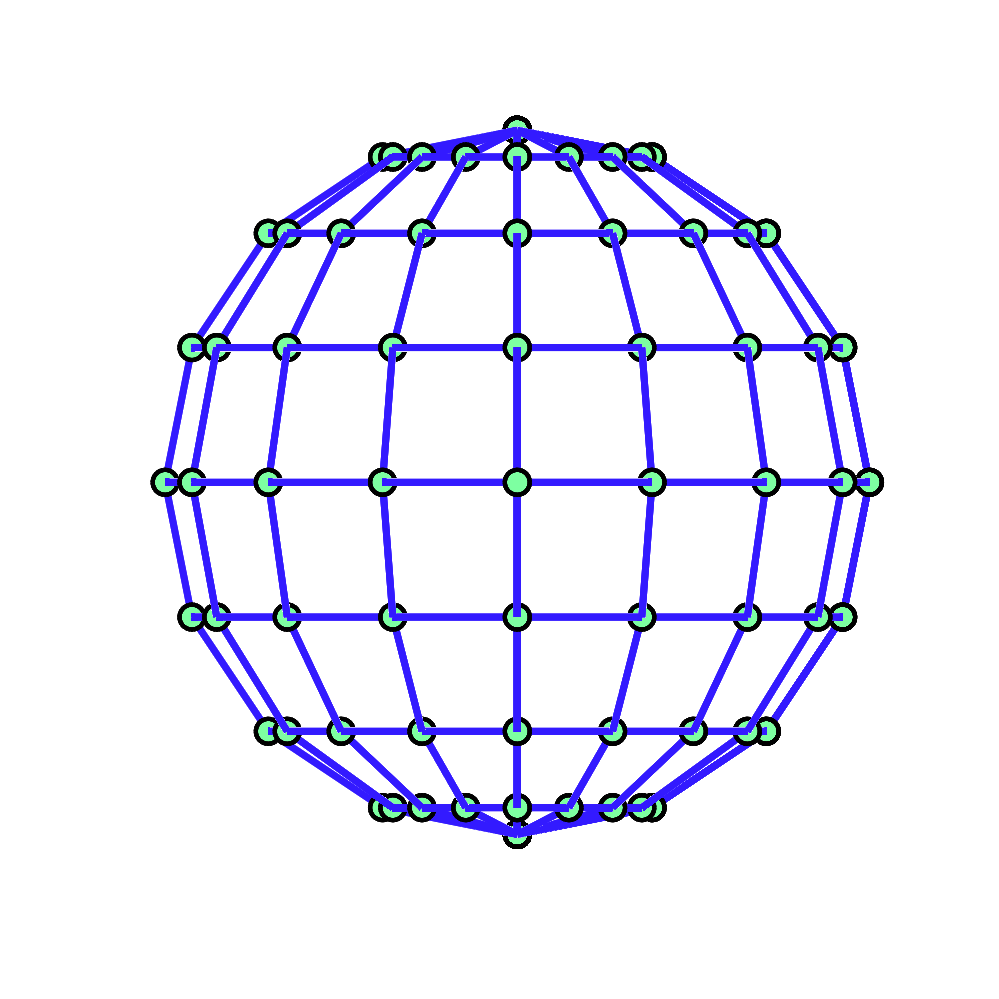
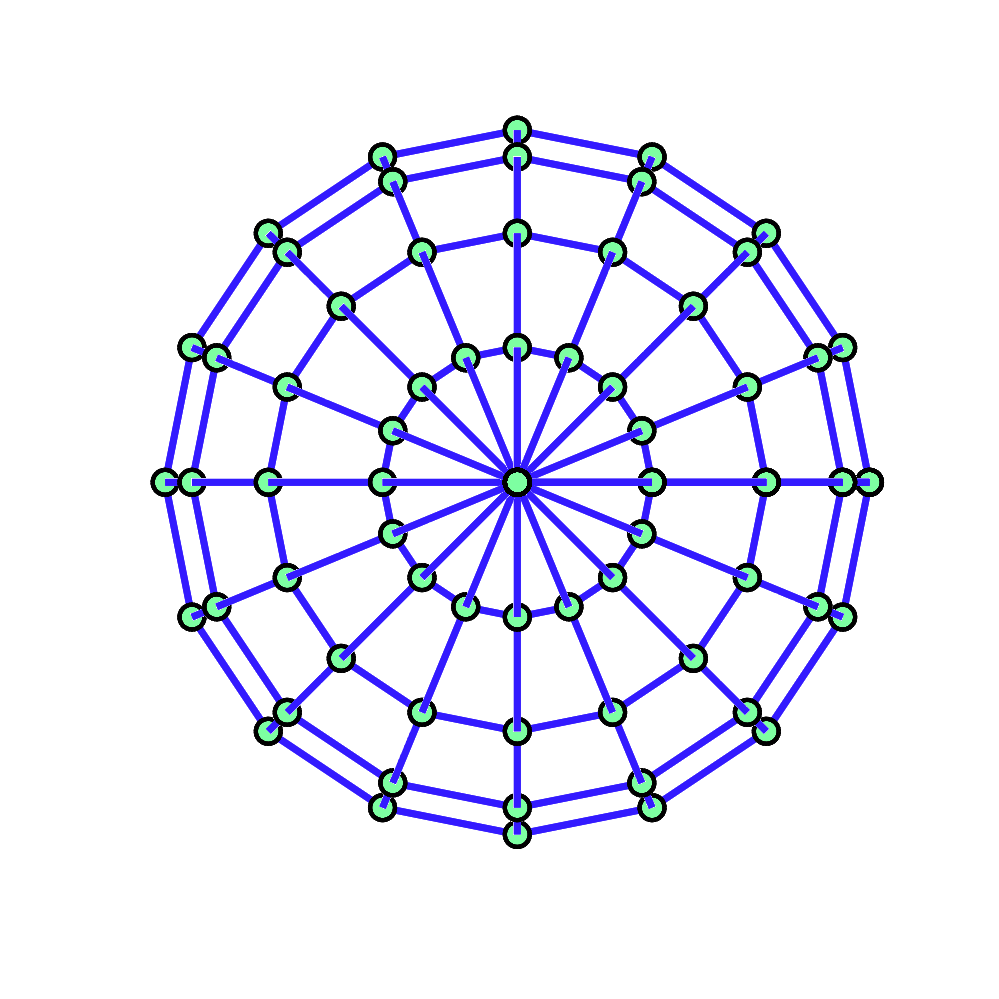
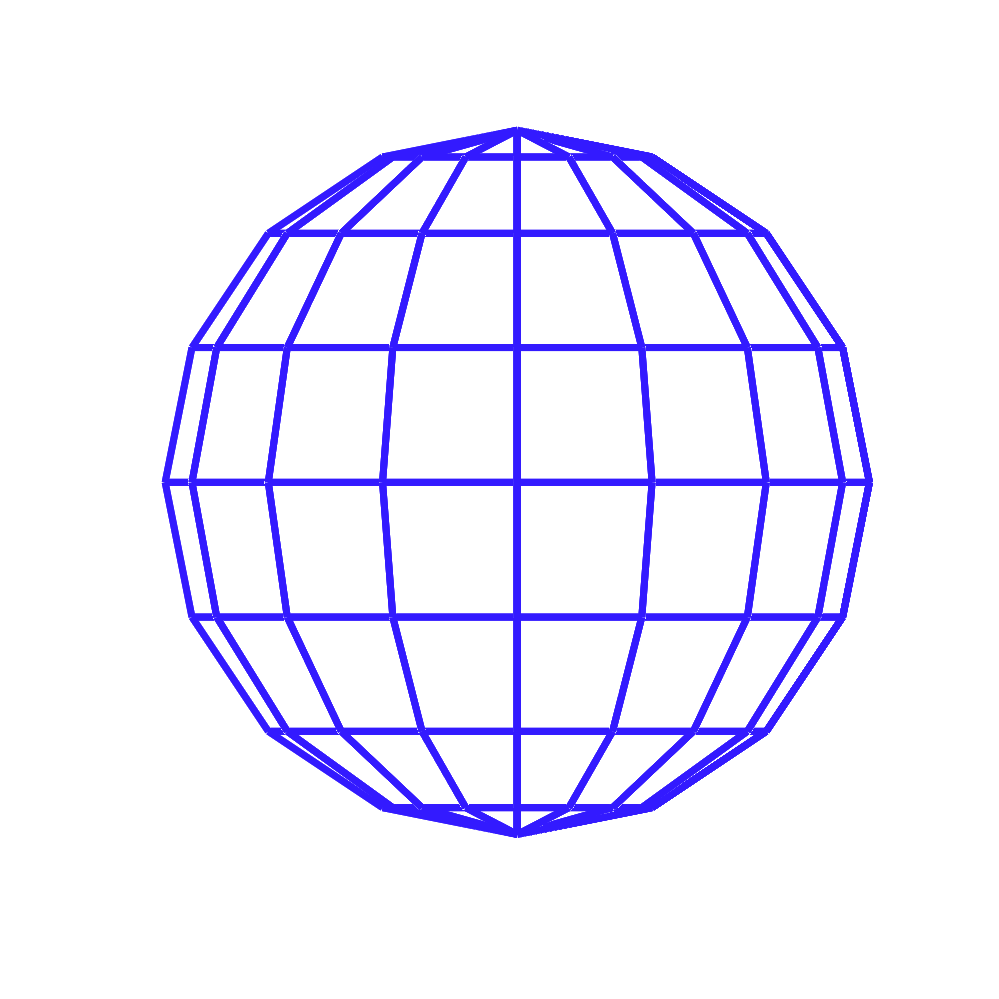
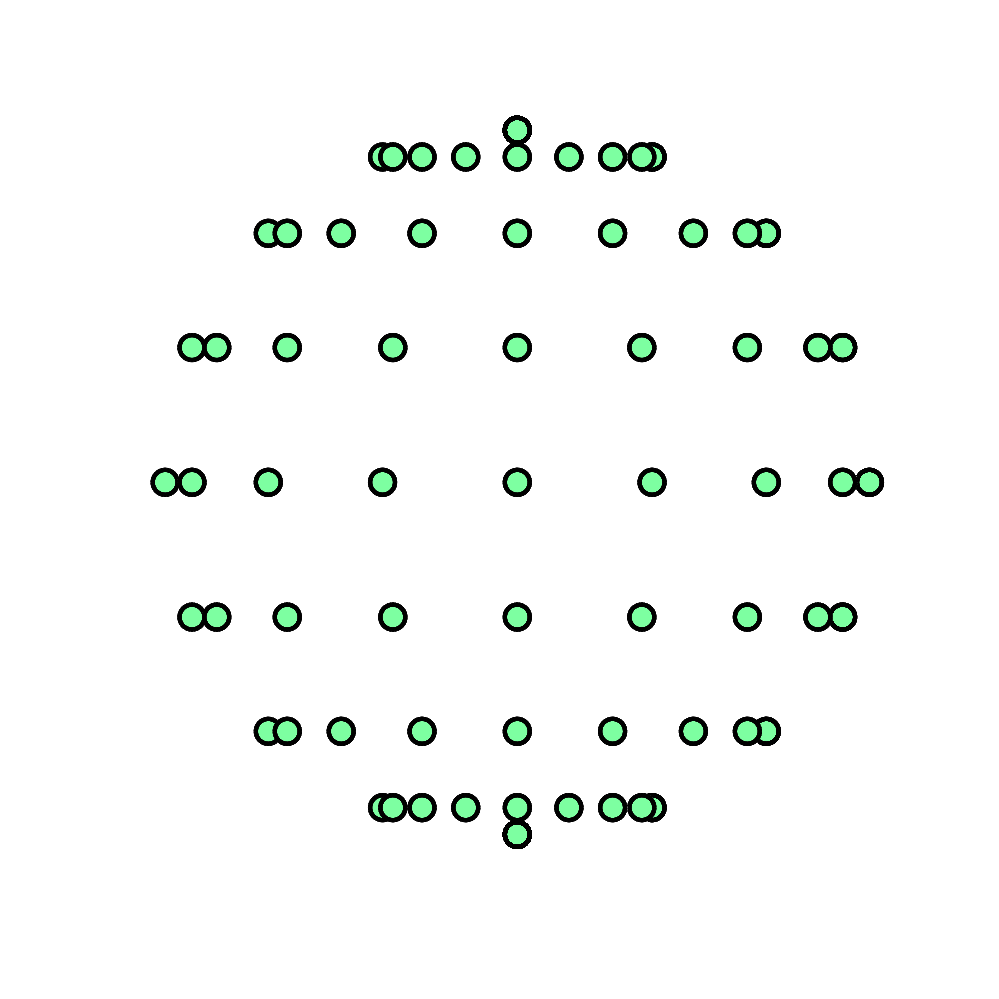

Write the MATLAB code that produced these figures, in order.
function plot_sphere

markerSize = 18
markerEdgeWidth = 3
markerEdgeColor = [0 0 0]
markerFaceColor = [.49 1 .63]
lineWidth = 5
lineColor = [0.2 0.1 1]

% A sphere with center at the origin may also be specified in spherical coordinates by

% x = rho * cos(theta) * sin(phi)
% y = rho * sin(theta) * sin(phi)
% z = rho * cos(phi)
			
% where theta is an azimuthal coordinate running from 0 to 2 pi (longitude)
% phi is a polar coordinate running from 0 to pi (colatitude)
% and rho is the radius

delta = pi() / 8
count = 0
rho = 1
for hemisphere = 0: 1
    for theta = 0: delta: 2 * pi()
        for phi = 0: delta: pi()
            count = count + 1;
            x(count) = rho * cos(theta) * sin(phi);
            y(count) = rho * sin(theta) * sin(phi);
            if hemisphere == 0
                z(count) = rho * cos(phi);
            else
                z(count) = -1 * rho * cos(phi);
            end
        end
    end
end


for hemisphere = 0: 1
    for phi = 0: delta: pi()
        for theta = 0: delta: 2 * pi()
            count = count + 1;
            x(count) = rho * cos(theta) * sin(phi);
            y(count) = rho * sin(theta) * sin(phi);
            if hemisphere == 0
                z(count) = rho * cos(phi);
            else
                z(count) = -1 * rho * cos(phi);
            end
        end
    end
end

% print out unique values
xp = []
yp = []
zp = []
e = 0.000001
for i = 1: length(z)
    printed = 0;
    for j = 1: length(zp)
        if (abs(xp(j)-x(i))<e && abs(yp(j)-y(i))<e && abs(zp(j)-z(i))<e)
            printed = 1;
            break;
        end
    end
    if (printed == 0)
        disp(sprintf('%.17f %.17f %.17f', x(i), y(i), z(i)))
        xp(end+1) = x(i);
        yp(end+1) = y(i);
        zp(end+1) = z(i);
    end
end
    

figure(1)
clf('reset');
set(gcf, 'Color', 'w');
set(gcf, 'Position', [10, 10, 1000, 1000]);

handles = plot3(x, y, z, '-', x, y, z, 'o')
axis equal
axis([-1.1 1.1 -1.1 1.1 -1.1 1.1])
axis off

set(handles(1), 'LineWidth', lineWidth, 'Color', lineColor)
set(handles(2), 'LineWidth', markerEdgeWidth, 'MarkerEdgeColor', markerEdgeColor, 'MarkerFaceColor', markerFaceColor, 'MarkerSize', markerSize)

view([0, -10, 0])

save2pdf('SideView.pdf',gcf,300)

figure(2)
clf('reset');
set(gcf, 'Color', 'w');
set(gcf, 'Position', [10, 10, 1000, 1000]);

handles = plot3(x, y, z, '-b', x, y, z, 'o')
axis equal
axis([-1.1 1.1 -1.1 1.1 -1.1 1.1])
axis off

set(handles(1), 'LineWidth', lineWidth, 'Color', lineColor)
set(handles(2), 'LineWidth', markerEdgeWidth, 'MarkerEdgeColor', markerEdgeColor, 'MarkerFaceColor', markerFaceColor, 'MarkerSize', markerSize)

view([0, 0, 10])

save2pdf('TopView.pdf',gcf,300)

figure(3)
clf('reset');
set(gcf, 'Color', 'w');
set(gcf, 'Position', [10, 10, 1000, 1000]);

handles = plot3(x, y, z, '-b')
axis equal
axis([-1.1 1.1 -1.1 1.1 -1.1 1.1])
axis off

set(handles(1), 'LineWidth', lineWidth, 'Color', lineColor)

view([0, -10, 0])

save2pdf('SideViewLines.pdf',gcf,300)

figure(4)
clf('reset');
set(gcf, 'Color', 'w');
set(gcf, 'Position', [10, 10, 1000, 1000]);

handles = plot3(x, y, z, 'o')
axis equal
axis([-1.1 1.1 -1.1 1.1 -1.1 1.1])
axis off

set(handles(1), 'LineWidth', markerEdgeWidth, 'MarkerEdgeColor', markerEdgeColor, 'MarkerFaceColor', markerFaceColor, 'MarkerSize', markerSize)

view([0, -10, 0])

save2pdf('SideViewPoints.pdf',gcf,300)

figure(5)
clf('reset');
set(gcf, 'Color', 'w');
set(gcf, 'Position', [10, 10, 1000, 1000]);

handles = plot3(x, y, z, '-b')
axis equal
axis([-1.1 1.1 -1.1 1.1 -1.1 1.1])
axis off

set(handles(1), 'LineWidth', lineWidth, 'Color', lineColor)

view([0, 0, 10])

save2pdf('TopViewLines.pdf',gcf,300)

figure(6)
clf('reset');
set(gcf, 'Color', 'w');
set(gcf, 'Position', [10, 10, 1000, 1000]);

handles = plot3(x, y, z, 'o')
axis equal
axis([-1.1 1.1 -1.1 1.1 -1.1 1.1])
axis off

set(handles(1), 'LineWidth', markerEdgeWidth, 'MarkerEdgeColor', markerEdgeColor, 'MarkerFaceColor', markerFaceColor, 'MarkerSize', markerSize)

view([0, 0, 10])

save2pdf('TopViewPoints.pdf',gcf,300)




%SAVE2PDF Saves a figure as a properly cropped pdf
%
%   save2pdf(pdfFileName,handle,dpi)
%
%   - pdfFileName: Destination to write the pdf to.
%   - handle:  (optional) Handle of the figure to write to a pdf.  If
%              omitted, the current figure is used.  Note that handles
%              are typically the figure number.
%   - dpi: (optional) Integer value of dots per inch (DPI).  Sets
%          resolution of output pdf.  Note that 150 dpi is the Matlab
%          default and this function's default, but 600 dpi is typical for
%          production-quality.
%
%   Saves figure as a pdf with margins cropped to match the figure size.

%   (c) Gabe Hoffmann, gabe.hoffmann@gmail.com
%   Written 8/30/2007
%   Revised 9/22/2007
%   Revised 1/14/2007

function save2pdf(pdfFileName,handle,dpi)

% Verify correct number of arguments
error(nargchk(0,3,nargin));

% If no handle is provided, use the current figure as default
if nargin<1
    [fileName,pathName] = uiputfile('*.pdf','Save to PDF file:');
    if fileName == 0; return; end
    pdfFileName = [pathName,fileName];
end
if nargin<2
    handle = gcf;
end
if nargin<3
    dpi = 150;
end

% Backup previous settings
prePaperType = get(handle,'PaperType');
prePaperUnits = get(handle,'PaperUnits');
preUnits = get(handle,'Units');
prePaperPosition = get(handle,'PaperPosition');
prePaperSize = get(handle,'PaperSize');

% Make changing paper type possible
set(handle,'PaperType','<custom>');

% Set units to all be the same
set(handle,'PaperUnits','inches');
set(handle,'Units','inches');

% Set the page size and position to match the figure's dimensions
paperPosition = get(handle,'PaperPosition');
position = get(handle,'Position');
set(handle,'PaperPosition',[0,0,position(3:4)]);
set(handle,'PaperSize',position(3:4));

% Save the pdf (this is the same method used by "saveas")
print(handle,'-dpdf',pdfFileName,sprintf('-r%d',dpi))

% Restore the previous settings
set(handle,'PaperType',prePaperType);
set(handle,'PaperUnits',prePaperUnits);
set(handle,'Units',preUnits);
set(handle,'PaperPosition',prePaperPosition);
set(handle,'PaperSize',prePaperSize);


